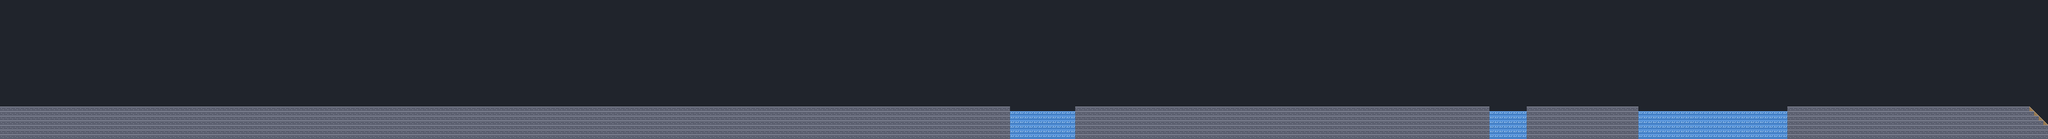

Below is a game level as drawn by its tile map, then a one-line description and the .tmx that defines it (tile-layer data replaced by summaries):
An orthogonal 440x30 tile map with 8x8 px tiles, 1 tile layer (terrain) and 203 objects (86x props, 75x bones, 22x hints, 6x lamps, 4x secrets, ...).

<map version="1.8" tiledversion="1.8.2" orientation="orthogonal" renderorder="right-down" width="440" height="30" tilewidth="8" tileheight="8" infinite="0" backgroundcolor="#20242c" nextlayerid="9" nextobjectid="204">
 <editorsettings>
  <export target="../riverwalk/level/tiled/downtown.lua" format="lua" />
 </editorsettings>
 <properties>
  <property name="movers" value="{}" />
  <property name="art" value="town" />
  <property name="ballBack" value="THE BALL IS BACK BY THE STATUE" />
  <property name="ballHomeAtLamps" type="bool" value="true" />
  <property name="greyStyle" value="town" />
  <property name="intro" value="{ &quot;LEVEL 3&quot;, &quot;DOWNTOWN&quot;, &quot;A CAT IS SITTING ON THE BALL!&quot;, &quot;BARK IT AWAY. BRING THE BALL!&quot; }" />
  <property name="name" value="DOWNTOWN" />
  <property name="number" type="int" value="3" />
  <property name="outro" value="{ &quot;AT THE STREET CAFE A GULL TOOK&quot;, &quot;THE BALL UP TO ITS NEST!&quot; }" />
  <property name="pickupSay" value="BRING ME THE BALL!" />
  <property name="scenery" value="greybox" />
  <property name="time" type="int" value="300" />
  <property name="title" value="Pepper: Downtown" />
 </properties>
 <tileset firstgid="1" name="terrain" tilewidth="8" tileheight="8" tilecount="4" columns="4">
  <image source="terrain.png" width="32" height="8" />
  <tile id="0">
   <properties>
    <property name="char" value="#" />
    <property name="what" value="solid" />
   </properties>
  </tile>
  <tile id="1">
   <properties>
    <property name="char" value="~" />
    <property name="what" value="water" />
   </properties>
  </tile>
  <tile id="2">
   <properties>
    <property name="char" value="/" />
    <property name="what" value="slope up to the right" />
   </properties>
  </tile>
  <tile id="3">
   <properties>
    <property name="char" value="\" />
    <property name="what" value="slope down to the right" />
   </properties>
  </tile>
 </tileset>
 <layer id="1" name="terrain" width="440" height="30">
  <data>[13200 cells, 3020 non-empty, 3 distinct tile ids]</data>
 </layer>
 <objectgroup id="2" name="props" color="#ffa040" draworder="index">
  <object id="1" name="DOOR" type="props" x="0" y="120" width="28" height="64">
   <properties>
    <property name="kind" value="decor" />
    <property name="layer" value="back" />
   </properties>
  </object>
  <object id="2" type="props" x="144" y="168" width="32" height="16">
   <properties>
    <property name="name" value="" />
    <property name="kind" value="solid" />
    <property name="layer" value="play" />
   </properties>
  </object>
  <object id="3" name="CRATES" type="props" x="176" y="152" width="32" height="32">
   <properties>
    <property name="kind" value="solid" />
    <property name="layer" value="play" />
    <property name="label" value="top" />
   </properties>
  </object>
  <object id="4" name="CRATES" type="props" x="300" y="168" width="32" height="16">
   <properties>
    <property name="kind" value="solid" />
    <property name="layer" value="play" />
    <property name="label" value="top" />
   </properties>
  </object>
  <object id="5" type="props" x="390" y="118" width="4" height="40">
   <properties>
    <property name="name" value="" />
    <property name="kind" value="decor" />
    <property name="layer" value="back" />
   </properties>
  </object>
  <object id="6" type="props" x="372" y="165" width="4" height="19">
   <properties>
    <property name="name" value="" />
    <property name="kind" value="decor" />
    <property name="layer" value="back" />
   </properties>
  </object>
  <object id="7" type="props" x="408" y="165" width="4" height="19">
   <properties>
    <property name="name" value="" />
    <property name="kind" value="decor" />
    <property name="layer" value="back" />
   </properties>
  </object>
  <object id="8" name="TABLE" type="props" x="368" y="158" width="48" height="7">
   <properties>
    <property name="kind" value="solid" />
    <property name="layer" value="play" />
    <property name="label" value="below" />
   </properties>
  </object>
  <object id="9" name="PARASOL" type="props" x="360" y="114" width="64" height="4">
   <properties>
    <property name="kind" value="oneway" />
    <property name="layer" value="play" />
    <property name="label" value="below" />
   </properties>
  </object>
  <object id="10" type="props" x="502" y="118" width="4" height="40">
   <properties>
    <property name="name" value="" />
    <property name="kind" value="decor" />
    <property name="layer" value="back" />
   </properties>
  </object>
  <object id="11" type="props" x="484" y="165" width="4" height="19">
   <properties>
    <property name="name" value="" />
    <property name="kind" value="decor" />
    <property name="layer" value="back" />
   </properties>
  </object>
  <object id="12" type="props" x="520" y="165" width="4" height="19">
   <properties>
    <property name="name" value="" />
    <property name="kind" value="decor" />
    <property name="layer" value="back" />
   </properties>
  </object>
  <object id="13" name="TABLE" type="props" x="480" y="158" width="48" height="7">
   <properties>
    <property name="kind" value="solid" />
    <property name="layer" value="play" />
    <property name="label" value="below" />
   </properties>
  </object>
  <object id="14" name="PARASOL" type="props" x="472" y="114" width="64" height="4">
   <properties>
    <property name="kind" value="oneway" />
    <property name="layer" value="play" />
    <property name="label" value="below" />
   </properties>
  </object>
  <object id="15" type="props" x="598" y="76" width="4" height="108">
   <properties>
    <property name="name" value="" />
    <property name="kind" value="decor" />
    <property name="layer" value="back" />
   </properties>
  </object>
  <object id="16" name="SIGN" type="props" x="560" y="80" width="40" height="4">
   <properties>
    <property name="kind" value="oneway" />
    <property name="layer" value="play" />
    <property name="label" value="below" />
   </properties>
  </object>
  <object id="17" type="props" x="682" y="116" width="4" height="68">
   <properties>
    <property name="name" value="" />
    <property name="kind" value="decor" />
    <property name="layer" value="back" />
   </properties>
  </object>
  </objectgroup>
 <objectgroup id="3" name="zones" color="#ff4060" draworder="index">
  <!-- 8 objects omitted --></objectgroup>
 <objectgroup id="4" name="movers" color="#40c0ff" draworder="index">
 </objectgroup>
 <objectgroup id="5" name="critters" color="#c060ff" draworder="index">
  <!-- 2 objects omitted --></objectgroup>
 <objectgroup id="6" name="lamps" color="#ffe040" draworder="index">
  <!-- 6 objects omitted --></objectgroup>
 <objectgroup id="7" name="bones" color="#ffffff" draworder="index">
  <!-- 75 objects omitted --></objectgroup>
 <objectgroup id="8" name="story" color="#40ff80" draworder="index">
  <!-- 26 objects omitted --></objectgroup>
</map>
<!-- 186 of 203 objects omitted -->
